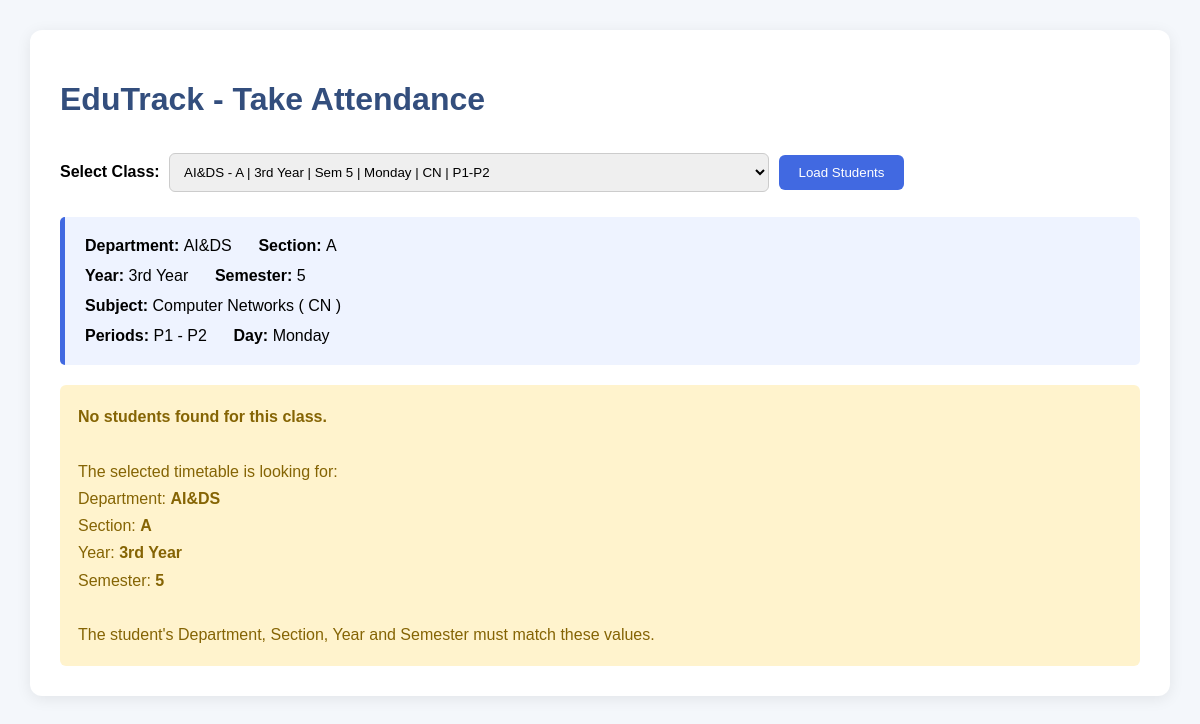
Screenshot of /take_attendance.php?timetable_id=4 (signed in) with the database file from the repository.
### tables this page shows
CREATE TABLE `timetable` (
  `id` int(11) NOT NULL,
  `department` varchar(30) NOT NULL,
  `section` varchar(10) NOT NULL,
  `year` varchar(20) NOT NULL,
  `semester` int(11) NOT NULL,
  `day_of_week` enum('Monday','Tuesday','Wednesday','Thursday','Friday','Saturday') NOT NULL,
  `subject_code` varchar(50) NOT NULL,
  `subject_name` varchar(150) DEFAULT NULL,
  `start_period` int(11) NOT NULL,
  `end_period` int(11) NOT NULL,
  `start_time` time NOT NULL,
  `end_time` time NOT NULL,
  `session_type` enum('Theory','Lab','Activity') DEFAULT 'Theory'
);

### take_attendance.php (the view, shortened to what this page needs)
<?php
require_once 'db.php';
$timetable_result = $conn->query("
    SELECT *
    FROM timetable
    ORDER BY
        department,
        section,
        year,
        semester,
        FIELD(
            day_of_week,
            'Monday',
            'Tuesday',
            'Wednesday',
            'Thursday',
            'Friday',
            'Saturday'
        ),
        start_period
");
$students = [];
$selected_timetable = null;
if (isset($_GET['timetable_id'])) {
    $timetable_id =
        intval($_GET['timetable_id']);
    $stmt = $conn->prepare("
        SELECT *
        FROM timetable
        WHERE id = ?
    ");
    $stmt->bind_param(
        "i",
        $timetable_id
    );
    $stmt->execute();
    $selected_timetable =
        $stmt
        ->get_result()
        ->fetch_assoc();
    if ($selected_timetable) {
        $department =
            trim($selected_timetable['department']);
        $section =
            trim($selected_timetable['section']);
        $year =
            trim($selected_timetable['year']);
        $semester =
            intval($selected_timetable['semester']);
        $stmt = $conn->prepare("
            SELECT *
            FROM students
            WHERE TRIM(department) = ?
            AND TRIM(section) = ?
            AND TRIM(year) = ?
            AND semester = ?
            ORDER BY roll_no
        ");
        $stmt->bind_param(
            "sssi",
            $department,
            $section,
            $year,
            $semester
        );
        $stmt->execute();
        $students =
            $stmt
            ->get_result()
            ->fetch_all(MYSQLI_ASSOC);
    }
}
?>
<!DOCTYPE html>
<html lang="en">
<head>
</head>
<body>
<div class="container">
<h1>
EduTrack - Take Attendance
</h1>
<form method="GET">
<label>
<strong>
Select Class:
</strong>
</label>
<select
    name="timetable_id"
    required
>
<?php while (
    $row =
    $timetable_result->fetch_assoc()
): ?>
<option
value="<?php
echo intval($row['id']);
?>"
<?php
if (
    isset($_GET['timetable_id'])
    &&
    intval($_GET['timetable_id'])
    === intval($row['id'])
) {
    echo "selected";
}
?>
>
<?php
echo htmlspecialchars(
    $row['department']
    . " - "
    . $row['section']
    . " | "
    . $row['year']
    . " | Sem "
    . $row['semester']
    . " | "
    . $row['day_of_week']
    . " | "
    . $row['subject_code']
    . " | P"
    . $row['start_period']
    . "-P"
    . $row['end_period']
);
?>
</option>
<?php endwhile; ?>
</select>
<button type="submit">
Load Students
</button>
</form>
<?php if ($selected_timetable): ?>
<div class="session-info">
<div class="info-row">
<strong>
Department:
</strong>
<?php
echo htmlspecialchars(
    $selected_timetable['department']
);
?>
<strong>
Section:
</strong>
<?php
echo htmlspecialchars(
    $selected_timetable['section']
);
?>
</div>
<div class="info-row">
<strong>
Year:
</strong>
<?php
echo htmlspecialchars(
    $selected_timetable['year']
);
?>
<strong>
Semester:
</strong>
<?php
echo htmlspecialchars(
    $selected_timetable['semester']
);
?>
</div>
<div class="info-row">
<strong>
Subject:
</strong>
<?php
echo htmlspecialchars(
    $selected_timetable['subject_name']
);
?>
(
<?php
echo htmlspecialchars(
    $selected_timetable['subject_code']
);
?>
)
</div>
<div class="info-row">
<strong>
Periods:
</strong>
P<?php
echo intval(
    $selected_timetable['start_period']
);
?>
-
P<?php
echo intval(
    $selected_timetable['end_period']
);
?>
<strong>
Day:
</strong>
<?php
echo htmlspecialchars(
    $selected_timetable['day_of_week']
);
?>
</div>
</div>
<?php if (empty($students)): ?>
<div class="no-students">
<strong>
No students found for this class.
</strong>
<br><br>
The selected timetable is looking for:
<br>
Department:
<strong>
<?php
echo htmlspecialchars(
    $selected_timetable['department']
);
?>
</strong>
<br>
Section:
<strong>
<?php
echo htmlspecialchars(
    $selected_timetable['section']
);
?>
</strong>
<br>
Year:
<strong>
<?php
echo htmlspecialchars(
    $selected_timetable['year']
);
?>
</strong>
<br>
Semester:
<strong>
<?php
echo htmlspecialchars(
    $selected_timetable['semester']
);
?>
</strong>
<br><br>
The student's Department, Section,
Year and Semester must match these
values.
</div>
<?php endif; ?>
<?php endif; ?>
</div>
</body>
</html>

### take_attendance.php (style rules this page uses)
body { font-family: Arial, sans-serif; background: #f4f7fb; margin: 0; padding: 30px; }
.container { max-width: 1100px; margin: auto; background: white; padding: 30px; border-radius: 12px; box-shadow: 0 3px 15px rgba(0,0,0,0.08); }
h1 { color: #334e7d; margin-bottom: 30px; }
select, input[type="date"] { padding: 10px; margin: 5px; border: 1px solid #ccc; border-radius: 6px; }
select { min-width: 600px; }
button { padding: 10px 20px; background: #4169e1; color: white; border: none; border-radius: 6px; cursor: pointer; }
.session-info { background: #eef3ff; padding: 20px; margin-top: 20px; border-left: 5px solid #4169e1; border-radius: 5px; }
.info-row { margin-bottom: 12px; }
.info-row:last-child { margin-bottom: 0; }
.no-students { background: #fff3cd; color: #856404; padding: 18px; margin-top: 20px; border-radius: 6px; line-height: 1.7; }

### rows the page displays
timetable: department "AI&DS", section "A", year "3rd Year", semester "5", subject_name "Computer Networks", subject_code "CN", start_period "1", end_period "2", day_of_week "Monday"

### other values shown
form field timetable_id "AI&DS - A | 3rd Year | Sem 5 | Monday | CN | P1-P2"
